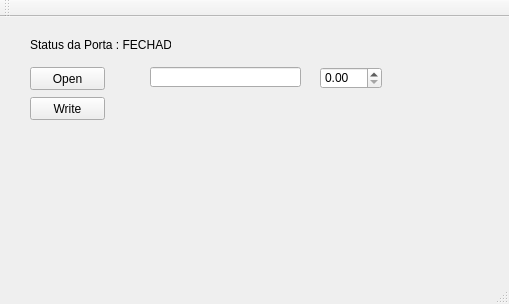
<?xml version="1.0" encoding="UTF-8"?>
<ui version="4.0">
 <class>MainWindow</class>
 <widget class="QMainWindow" name="MainWindow">
  <property name="geometry">
   <rect>
    <x>0</x>
    <y>0</y>
    <width>509</width>
    <height>304</height>
   </rect>
  </property>
  <property name="windowTitle">
   <string>MainWindow</string>
  </property>
  <widget class="QWidget" name="centralWidget">
   <widget class="QPushButton" name="pushButton">
    <property name="geometry">
     <rect>
      <x>30</x>
      <y>50</y>
      <width>75</width>
      <height>23</height>
     </rect>
    </property>
    <property name="text">
     <string>Open</string>
    </property>
   </widget>
   <widget class="QPushButton" name="pushButton_2">
    <property name="geometry">
     <rect>
      <x>30</x>
      <y>80</y>
      <width>75</width>
      <height>23</height>
     </rect>
    </property>
    <property name="text">
     <string>Write</string>
    </property>
   </widget>
   <widget class="QLineEdit" name="lineEdit">
    <property name="geometry">
     <rect>
      <x>150</x>
      <y>50</y>
      <width>151</width>
      <height>20</height>
     </rect>
    </property>
   </widget>
   <widget class="QLabel" name="label">
    <property name="geometry">
     <rect>
      <x>30</x>
      <y>20</y>
      <width>141</width>
      <height>16</height>
     </rect>
    </property>
    <property name="text">
     <string>Status da Porta : FECHADA</string>
    </property>
   </widget>
   <widget class="QDoubleSpinBox" name="doubleSpinBox">
    <property name="geometry">
     <rect>
      <x>320</x>
      <y>50</y>
      <width>62</width>
      <height>22</height>
     </rect>
    </property>
   </widget>
  </widget>
  <widget class="QMenuBar" name="menuBar">
   <property name="geometry">
    <rect>
     <x>0</x>
     <y>0</y>
     <width>509</width>
     <height>21</height>
    </rect>
   </property>
  </widget>
  <widget class="QToolBar" name="mainToolBar">
   <attribute name="toolBarArea">
    <enum>TopToolBarArea</enum>
   </attribute>
   <attribute name="toolBarBreak">
    <bool>false</bool>
   </attribute>
  </widget>
  <widget class="QStatusBar" name="statusBar"/>
 </widget>
 <layoutdefault spacing="6" margin="11"/>
 <resources/>
 <connections/>
</ui>
